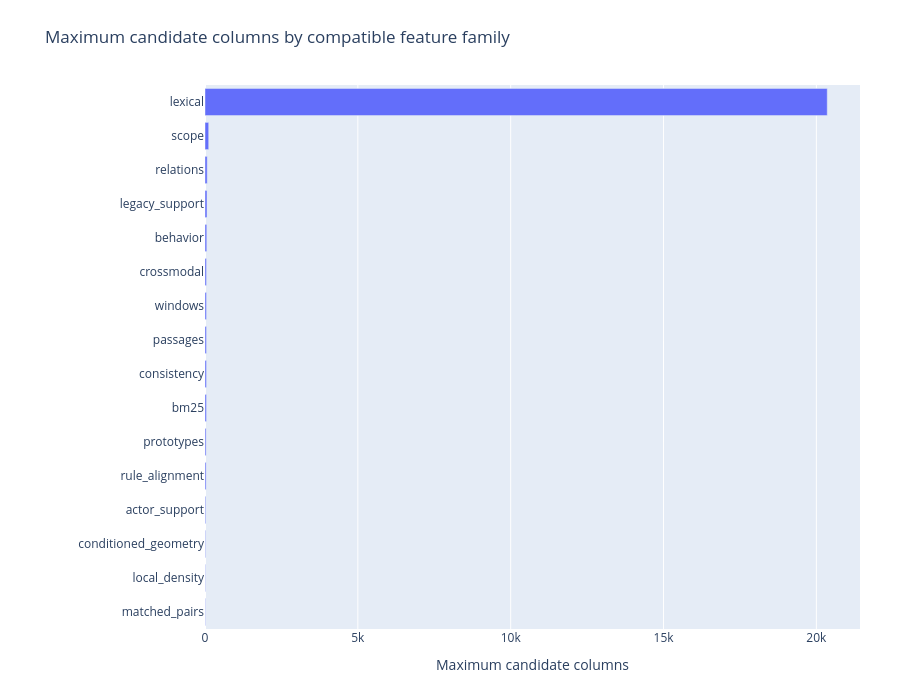

Notebook source saved alongside this figure:
### Markdown cell above
## Actual feature-bank widths

Widths are read from the completed combination inventory. Lexical width differs between policy folds because vocabulary is fitted on the eligible training population.

### Code cell
width = pd.DataFrame([
    {'family': k, 'min_columns': v['min'], 'max_columns': v['max']}
    for k, v in report['inventory'].items()
]).sort_values('max_columns', ascending=True)

display(width)

fig = px.bar(
    width,
    y='family',
    x='max_columns',
    orientation='h',
    hover_data=['min_columns'],
    title='Maximum candidate columns by compatible feature family',
)
fig.update_layout(
    autosize=True,
    height=max(560, 34 * len(width) + 150),
    margin=dict(l=205, r=40, t=85, b=65),
    showlegend=False,
)
fig.update_xaxes(title='Maximum candidate columns', automargin=True)
fig.update_yaxes(title='', automargin=True)
fig.show(renderer='plotly_mimetype')

### Figure 1 — Plotly figure (JSON) as saved in the notebook; plotly's stock layout.template omitted (floating-point values rounded to 4 significant figures)
{"data": [{"customdata": [[12], [12], [18], [24], [36], [36], [48], [48], [48], [48], [48], [58], [65], [72], [121], [14006]], "hovertemplate": "max_columns=%{x}<br>family=%{y}<br>min_columns=%{customdata[0]}<extra></extra>", "legendgroup": "", "marker": {"color": "#636efa", "pattern": {"shape": ""}}, "name": "", "orientation": "h", "showlegend": false, "textposition": "auto", "type": "bar", "x": [12, 12, 18, 24, 36, 36, 48, 48, 48, 48, 48, 58, 65, 72, 121, 20356], "xaxis": "x", "y": ["matched_pairs", "local_density", "conditioned_geometry", "actor_support", "rule_alignment", "prototypes", "bm25", "consistency", "passages", "windows", "crossmodal", "behavior", "legacy_support", "relations", "scope", "lexical"], "yaxis": "y"}], "layout": {"autosize": true, "barmode": "relative", "height": 694, "legend": {"tracegroupgap": 0}, "margin": {"b": 65, "l": 205, "r": 40, "t": 85}, "showlegend": false, "title": {"text": "Maximum candidate columns by compatible feature family"}, "xaxis": {"anchor": "y", "automargin": true, "domain": [0.0, 1.0], "title": {"text": "Maximum candidate columns"}}, "yaxis": {"anchor": "x", "automargin": true, "domain": [0.0, 1.0], "title": {"text": ""}}}}
